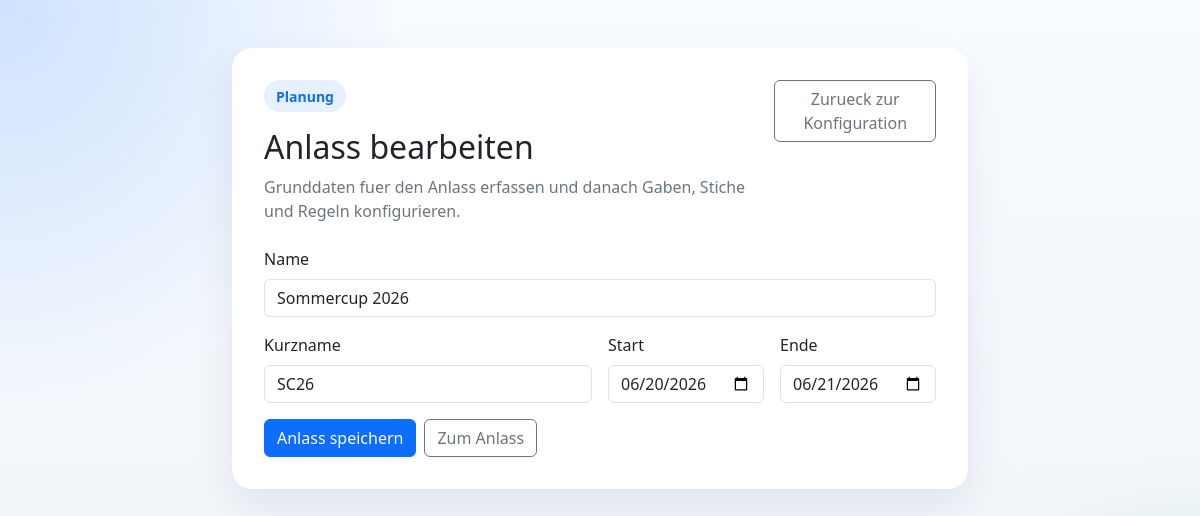
/anlass/2/bearbeiten (signed in), run on the app's committed database.
### tables this page shows
CREATE TABLE anlass (
    id INT UNSIGNED AUTO_INCREMENT PRIMARY KEY,
    fk_adress_id_creator INT UNSIGNED NULL,
    fk_adress_id_modifier INT UNSIGNED NULL,
    name_anlass VARCHAR(190) NOT NULL,
    shortname_anlass VARCHAR(100) NULL,
    start_anlass DATE NULL,
    end_anlass DATE NULL,
    created_by_user_id INT UNSIGNED NULL,
    created_at TIMESTAMP NOT NULL DEFAULT CURRENT_TIMESTAMP,
    updated_by_user_id INT UNSIGNED NULL,
    updated_at TIMESTAMP NOT NULL DEFAULT CURRENT_TIMESTAMP ON UPDATE CURRENT_TIMESTAMP,
    CONSTRAINT fk_anlass_adress_creator
        FOREIGN KEY (fk_adress_id_creator) REFERENCES adressen(id)
        ON DELETE SET NULL,
    CONSTRAINT fk_anlass_adress_modifier
        FOREIGN KEY (fk_adress_id_modifier) REFERENCES adressen(id)
        ON DELETE SET NULL,
    CONSTRAINT fk_anlass_created_by
        FOREIGN KEY (created_by_user_id) REFERENCES users(id)
        ON DELETE SET NULL,
    CONSTRAINT fk_anlass_updated_by
        FOREIGN KEY (updated_by_user_id) REFERENCES users(id)
        ON DELETE SET NULL
);

### app/Core/View.php (called while the page is built, shortened)
<?php
final class View
{
    public static function render(string $view, array $data = []): void
    {
        self::requireView($view, $data);
    }
    private static function requireView(string $view, array $data = []): void
    {
        $viewFile = dirname(__DIR__) . '/Views/' . $view . '.php';
        extract($data, EXTR_SKIP);
        require $viewFile;
    }
}

### app/Core/Controller.php (called while the page is built, shortened)
<?php
abstract class Controller
{
    protected function render(string $view, array $data = []): void
    {
        View::render($view, $data);
    }
}

### app/Controllers/AnlassController.php (called while the page is built, shortened)
<?php
final class AnlassController extends Controller
{
    public function edit(array $params): void
    {
        $user = $this->authService->requireUser();
        $anlass = $this->findAnlassOrFail((int) ($params['id'] ?? 0));
        $this->render('anlass/form', [
            'user' => $user,
            'mode' => 'edit',
            'anlass' => $anlass,
            'old' => $anlass,
            'errors' => [],
        ]);
    }
    private function findAnlassOrFail(int $id): array
    {
        $anlass = $this->anlassService->getAnlassById($id);
        return $anlass;
    }
}

### public/index.php (called while the page is built, shortened)
<?php
require_once dirname(__DIR__) . '/app/bootstrap.php';
$authController = new AuthController(app_auth());
$clientApiController = new ClientApiController(
    app_auth(),
    app_api_token_service(),
    app_client_api_service(),
    new App\Models\User()
);
$anlassController = new AnlassController(app_auth(), app_anlass_service(), new App\Models\Gaben(), new App\Models\Stich(), new App\Models\Auszeichnungslimitten(), app_ranglisten_service(), app_kassen_service());
$adressenController = new AdressenController(app_auth(), app_anlass_service(), new App\Models\Adressen(), new App\Models\Plz());
$loesenController = new LoesenController(app_auth(), app_anlass_service(), new App\Models\Adressen(), new App\Models\Standblatt(), new App\Models\Stich(), new App\Models\Gaben());
$abrechnenController = new AbrechnenController(app_auth(), app_anlass_service(), new App\Models\Adressen(), new App\Models\Standblatt(), new App\Models\Gaben(), app_abrechnungs_service());
$dashboardController = new DashboardController(app_auth());
$homeController = new HomeController(app_auth());
$router = new Router();
$router->get('/', [$homeController, 'index']);
$router->get('/login', [$authController, 'showLogin']);
$router->post('/login', [$authController, 'login']);
$router->get('/logout', [$authController, 'logout']);
$router->get('/dashboard', [$dashboardController, 'index']);
$router->get('/anlass', [$anlassController, 'index']);
$router->get('/anlass/neu', [$anlassController, 'create']);
$router->post('/anlass/neu', [$anlassController, 'store']);
$router->get('/anlass/{id}/bearbeiten', [$anlassController, 'edit']);
$router->post('/anlass/{id}/bearbeiten', [$anlassController, 'update']);
$router->get('/anlass/{id}/konfiguration', [$anlassController, 'konfiguration']);
$router->post('/anlass/{id}/konfiguration/gaben', [$anlassController, 'storeGabe']);
$router->post('/anlass/{id}/konfiguration/gaben/{gabeId}', [$anlassController, 'updateGabe']);
$router->post('/anlass/{id}/konfiguration/gaben/{gabeId}/loeschen', [$anlassController, 'deleteGabe']);
$router->post('/anlass/{id}/konfiguration/gaben-regeln', [$anlassController, 'storeRegel']);
$router->post('/anlass/{id}/konfiguration/gaben-regeln/{regelId}/loeschen', [$anlassController, 'deleteRegel']);
$router->get('/anlass/{id}/abschliessen', [$anlassController, 'abschliessen']);
$router->get('/anlass/{id}/kasse', [$anlassController, 'kasse']);
$router->get('/anlass/{id}/schuetzen', [$adressenController, 'index']);
$router->get('/anlass/{id}/schuetzen/neu', [$adressenController, 'index']);
$router->post('/anlass/{id}/schuetzen/neu', [$adressenController, 'store']);
$router->get('/anlass/{id}/loesen', [$loesenController, 'open']);
$router->get('/anlass/{id}/loesen/neu', [$loesenController, 'create']);
$router->post('/anlass/{id}/loesen/neu', [$loesenController, 'store']);
$router->get('/anlass/{id}/loesen/{standblattId}/abrechnen', [$abrechnenController, 'show']);
$router->post('/anlass/{id}/loesen/{standblattId}/abrechnen', [$abrechnenController, 'speichern']);
$router->get('/anlass/{id}/loesen/{standblattId}/abrechnen/druck', [$abrechnenController, 'druck']);
$router->get('/anlass/{id}/loesen/{standblattId}/druck', [$loesenController, 'druck']);
$router->get('/anlass/{id}/loesen/{standblattId}', [$loesenController, 'show']);
$router->post('/anlass/{id}/loesen/{standblattId}', [$loesenController, 'update']);
$router->get('/anlass/{id}', [$anlassController, 'show']);
$router->post('/api/login', [$clientApiController, 'login']);
$router->get('/api/anlaesse', [$clientApiController, 'anlaesse']);
$router->get('/api/anlaesse/{id}/shooters', [$clientApiController, 'shooters']);
$router->get('/api/anlaesse/{id}/shooters/new', [$clientApiController, 'newShooters']);
$router->post('/api/anlaesse/{id}/shots/import', [$clientApiController, 'importShots']);
$router->get('/index.php', static function (): never {
    Response::redirect('/');
});
$router->get('/login.php', static function (): never {
    Response::redirect('/login');
});
$router->post('/auth/login_process.php', [$authController, 'login']);
$router->get('/auth/login_process.php', static function (): never {
    Response::redirect('/login');
});
$router->get('/dashboard.php', static function (): never {
    Response::redirect('/dashboard');
});
$router->get('/logout.php', static function (): never {
    Response::redirect('/logout');
});
$router->get('/auth/require_login.php', static function (): never {
    Response::redirect('/dashboard');
});
$router->dispatch($_SERVER['REQUEST_METHOD'] ?? 'GET', $_SERVER['REQUEST_URI'] ?? '/');

### app/Core/Database.php (called while the page is built, shortened)
<?php
final class Database
{
    public static function connection(): PDO
    {
        static $pdo = null;
        if ($pdo instanceof PDO) {
            return $pdo;
        }
        $dsn = sprintf(
            'mysql:host=%s;dbname=%s;charset=%s',
            DB_HOST,
            DB_NAME,
            DB_CHARSET
        );
        $pdo = new PDO($dsn, DB_USER, DB_PASS, [
            PDO::ATTR_ERRMODE => PDO::ERRMODE_EXCEPTION,
            PDO::ATTR_DEFAULT_FETCH_MODE => PDO::FETCH_ASSOC,
            PDO::ATTR_EMULATE_PREPARES => false,
        ]);
        return $pdo;
    }
}

### app/Models/Anlass.php (called while the page is built, shortened)
<?php
final class Anlass
{
    public function findById(int $id): ?array
    {
        $statement = Database::connection()->prepare(
            'SELECT id, fk_adress_id_creator, fk_adress_id_modifier, name_anlass, shortname_anlass,
                    start_anlass, end_anlass, created_by_user_id, created_at, updated_by_user_id, updated_at
             FROM anlass
             WHERE id = :id
             LIMIT 1'
        );
        $statement->execute(['id' => $id]);
        $anlass = $statement->fetch();
        return $anlass ?: null;
    }
}

### app/Services/AnlassService.php (called while the page is built, shortened)
<?php
final class AnlassService
{
    public function getAnlassById(int $id): ?array
    {
        return $this->anlassModel->findById($id);
    }
}

### app/Core/Url.php (called while the page is built, shortened)
<?php
final class Url
{
    public static function app(string $path = ''): string
    {
        $basePath = rtrim(APP_BASE_PATH, '/');
        $path = '/' . ltrim($path, '/');
        return $basePath . $path;
    }
}

### app/bootstrap.php (called while the page is built, shortened)
<?php
spl_autoload_register(static function (string $className): void {
    $prefix = 'App\\';
    $relativeClass = substr($className, strlen($prefix));
    $file = __DIR__ . '/' . str_replace('\\', '/', $relativeClass) . '.php';
});

### app/Views/anlass/form.php (the view, shortened to what this page needs)
<?php
$mode = (string) ($mode ?? 'create');
$isEdit = $mode === 'edit';
$old = $old ?? [];
$anlassId = (int) ($anlass['id'] ?? 0);
$title = $isEdit ? 'Anlass bearbeiten' : 'Anlass erstellen';
$action = $isEdit ? Url::app('/anlass/' . $anlassId . '/bearbeiten') : Url::app('/anlass/neu');
?>
<!DOCTYPE html>
<html lang="de">
<head>
</head>
<body class="app-shell">
    <main class="container py-5">
        <div class="row justify-content-center">
            <div class="col-12 col-xl-8">
                <div class="card dashboard-card">
                    <div class="card-body">
                        <div class="d-flex flex-column flex-md-row justify-content-between align-items-md-start gap-3 mb-4">
                            <div>
                                <div class="brand-badge mb-3">Planung</div>
                                <h1 class="h2 mb-2"><?= htmlspecialchars($title) ?></h1>
                                <p class="muted-copy mb-0">
                                    Grunddaten fuer den Anlass erfassen und danach Gaben, Stiche und Regeln konfigurieren.
                                </p>
                            </div>
                            <div class="d-flex flex-wrap gap-2">
                                <?php if ($isEdit): ?>
                                    <a href="<?= htmlspecialchars(Url::app('/anlass/' . $anlassId . '/konfiguration')) ?>" class="btn btn-outline-secondary">
                                        Zurueck zur Konfiguration
                                    </a>
                                <?php else: ?>
                                    <a href="<?= htmlspecialchars(Url::app('/anlass')) ?>" class="btn btn-outline-secondary">
                                        Zurueck zur Auswahl
                                    </a>
                                <?php endif; ?>
                            </div>
                        </div>
                        <form method="post" action="<?= htmlspecialchars($action) ?>">
                            <div class="row g-3">
                                <div class="col-12">
                                    <label for="name_anlass" class="form-label">Name</label>
                                    <input
                                        id="name_anlass"
                                        name="name_anlass"
                                        class="form-control"
                                        required
                                        value="<?= htmlspecialchars((string) ($old['name_anlass'] ?? '')) ?>"
                                    >
                                </div>
                                <div class="col-12 col-md-6">
                                    <label for="shortname_anlass" class="form-label">Kurzname</label>
                                    <input
                                        id="shortname_anlass"
                                        name="shortname_anlass"
                                        class="form-control"
                                        value="<?= htmlspecialchars((string) ($old['shortname_anlass'] ?? '')) ?>"
                                    >
                                </div>
                                <div class="col-12 col-md-3">
                                    <label for="start_anlass" class="form-label">Start</label>
                                    <input
                                        id="start_anlass"
                                        name="start_anlass"
                                        type="date"
                                        class="form-control"
                                        value="<?= htmlspecialchars((string) ($old['start_anlass'] ?? '')) ?>"
                                    >
                                </div>
                                <div class="col-12 col-md-3">
                                    <label for="end_anlass" class="form-label">Ende</label>
                                    <input
                                        id="end_anlass"
                                        name="end_anlass"
                                        type="date"
                                        class="form-control"
                                        value="<?= htmlspecialchars((string) ($old['end_anlass'] ?? '')) ?>"
                                    >
                                </div>
                                <div class="col-12 d-flex flex-wrap gap-2">
                                    <button type="submit" class="btn btn-primary">
                                        <?= $isEdit ? 'Anlass speichern' : 'Anlass erstellen' ?>
                                    </button>
                                    <?php if ($isEdit): ?>
                                        <a href="<?= htmlspecialchars(Url::app('/anlass/' . $anlassId)) ?>" class="btn btn-outline-secondary">
                                            Zum Anlass
                                        </a>
                                    <?php endif; ?>
                                </div>
                            </div>
                        </form>
                    </div>
                </div>
            </div>
        </div>
    </main>
</body>
</html>

### app/Core/Router.php (shortened to what this page needs)
<?php
final class Router
{
    private array $routes = [];
    public function dispatch(string $method, string $uri): void
    {
        $path = $this->normalizePath($uri);
        foreach ($this->routes[$method] ?? [] as $route) {
            if (!preg_match($route['pattern'], $path, $matches)) {
                continue;
            }
            $params = [];
            foreach ($matches as $key => $value) {
                if (is_string($key)) {
                    $params[$key] = $value;
                }
            }
            $route['handler']($params);
            return;
        }
    }
    private function map(string $method, string $path, callable $handler): void
    {
        $normalizedPath = $this->normalizePath($path);
        $quotedPath = preg_quote($normalizedPath, '#');
        $pattern = preg_replace_callback(
            '/\\\\\{([a-zA-Z_][a-zA-Z0-9_]*)\\\\\}/',
            static fn (array $matches): string => '(?P<' . $matches[1] . '>[^/]+)',
            $quotedPath
        );
        $this->routes[$method][] = [
            'path' => $normalizedPath,
            'pattern' => '#^' . $pattern . '$#',
            'handler' => $handler,
        ];
    }
    private function normalizePath(string $path): string
    {
        $path = parse_url($path, PHP_URL_PATH) ?: '/';
        if ($path !== '/') {
            $path = rtrim($path, '/');
        }
        return $path === '' ? '/' : $path;
    }
}

### public/assets/css/app.css (style rules this page uses)
body.app-shell { min-height: 100vh; background: radial-gradient(circle at top left, rgba(13, 110, 253, 0.18), transparent 28%), radial-gradient(circle at bottom right, rgba(25, 135, 84, 0.18), transparent 24%), linear-gradient(180deg, #f8fbff 0%, #eef3f8 100%); }
.auth-card, .dashboard-card { border: 0; border-radius: 1.25rem; box-shadow: 0 1rem 2.5rem rgba(15, 23, 42, 0.08); }
.auth-card .card-body, .dashboard-card .card-body { padding: 2rem; }
.brand-badge { display: inline-flex; align-items: center; gap: 0.5rem; padding: 0.35rem 0.75rem; border-radius: 999px; background: rgba(13, 110, 253, 0.1); color: #0d6efd; font-size: 0.875rem; font-weight: 600; }
.muted-copy { color: #6c757d; }

### data on the page
anlass: name_anlass "Sommercup 2026", shortname_anlass "SC26", start_anlass "06/20/2026", end_anlass "06/21/2026"
